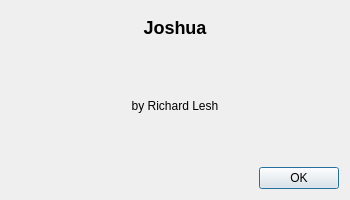
<?xml version="1.0" encoding="UTF-8"?>
<ui version="4.0">
 <class>AboutDialog</class>
 <widget class="QDialog" name="AboutDialog">
  <property name="geometry">
   <rect><x>0</x><y>0</y><width>350</width><height>200</height></rect>
  </property>
  <layout class="QVBoxLayout" name="verticalLayout">
   <item>
    <widget class="QLabel" name="titleLabel">
     <property name="text"><string>&lt;h2&gt;Joshua&lt;/h2&gt;</string></property>
     <property name="alignment"><set>Qt::AlignCenter</set></property>
    </widget>
   </item>
   <item>
    <widget class="QLabel" name="versionLabel">
     <property name="alignment"><set>Qt::AlignCenter</set></property>
    </widget>
   </item>
   <item>
    <widget class="QLabel" name="authorLabel">
     <property name="text"><string>by Richard Lesh</string></property>
     <property name="alignment"><set>Qt::AlignCenter</set></property>
    </widget>
   </item>
   <item>
    <widget class="QLabel" name="thanksLabel">
     <property name="alignment"><set>Qt::AlignCenter</set></property>
    </widget>
   </item>
   <item>
    <widget class="QDialogButtonBox" name="buttonBox">
     <property name="standardButtons"><set>QDialogButtonBox::Ok</set></property>
    </widget>
   </item>
  </layout>
 </widget>
 <resources/>
 <connections>
  <connection>
   <sender>buttonBox</sender><signal>accepted()</signal><receiver>AboutDialog</receiver><slot>accept()</slot>
  </connection>
 </connections>
</ui>
